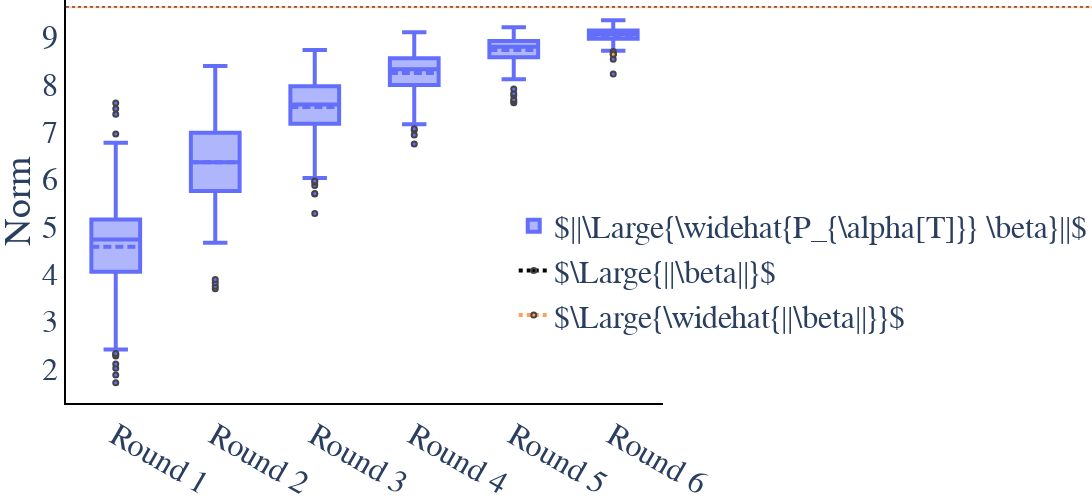

Write notebook code for a chart like this one.
### Code cell
fig3.show()

### Figure 1 — Plotly figure (JSON) as saved in the notebook; plotly's stock layout.template omitted (floating-point values rounded to 4 significant figures; data arrays with more than 128 entries replaced by an {"elided": "..."} marker saying what was removed)
{"data": [{"boxmean": true, "line": {"width": 4}, "marker": {"color": "#636EFA", "line": {"width": 2}, "size": 5}, "name": "$||\\Large{\\widehat{P_{\\alpha[T]}} \\beta}||$", "type": "box", "x": {"elided": "1500 str values"}, "y": {"elided": "1500 float values"}}, {"line": {"color": "black", "dash": "dot", "width": 4}, "marker": {"line": {"width": 2}, "size": 5}, "name": "$\\Large{||\\beta||}$", "showlegend": true, "type": "scatter", "x": ["Round 6"], "y": [8.638]}, {"line": {"color": "#FFA15A", "dash": "dot", "width": 4}, "marker": {"line": {"width": 2}, "size": 5}, "name": "$\\Large{\\widehat{||\\beta||}}$", "showlegend": true, "type": "scatter", "x": ["Round 6"], "y": [8.638]}], "layout": {"font": {"family": "serif", "size": 32}, "height": 500, "legend": {"x": 0.75, "y": 0.15}, "margin": {"b": 0, "l": 0, "r": 0, "t": 0}, "plot_bgcolor": "rgba(0,0,0,0)", "shapes": [{"line": {"dash": "dot"}, "type": "line", "x0": 0, "x1": 1500, "xref": "paper", "y0": 9.638, "y1": 9.638}, {"fillcolor": "#FFA15A", "line": {"color": "#FFA15A", "dash": "dot"}, "opacity": 0.5, "type": "rect", "x0": 0, "x1": 1500, "xref": "paper", "y0": 9.632, "y1": 9.632}], "width": 1200, "xaxis": {"linecolor": "black", "linewidth": 2, "showline": true}, "yaxis": {"linecolor": "black", "linewidth": 2, "showline": true, "title": {"text": "Norm"}}}}
